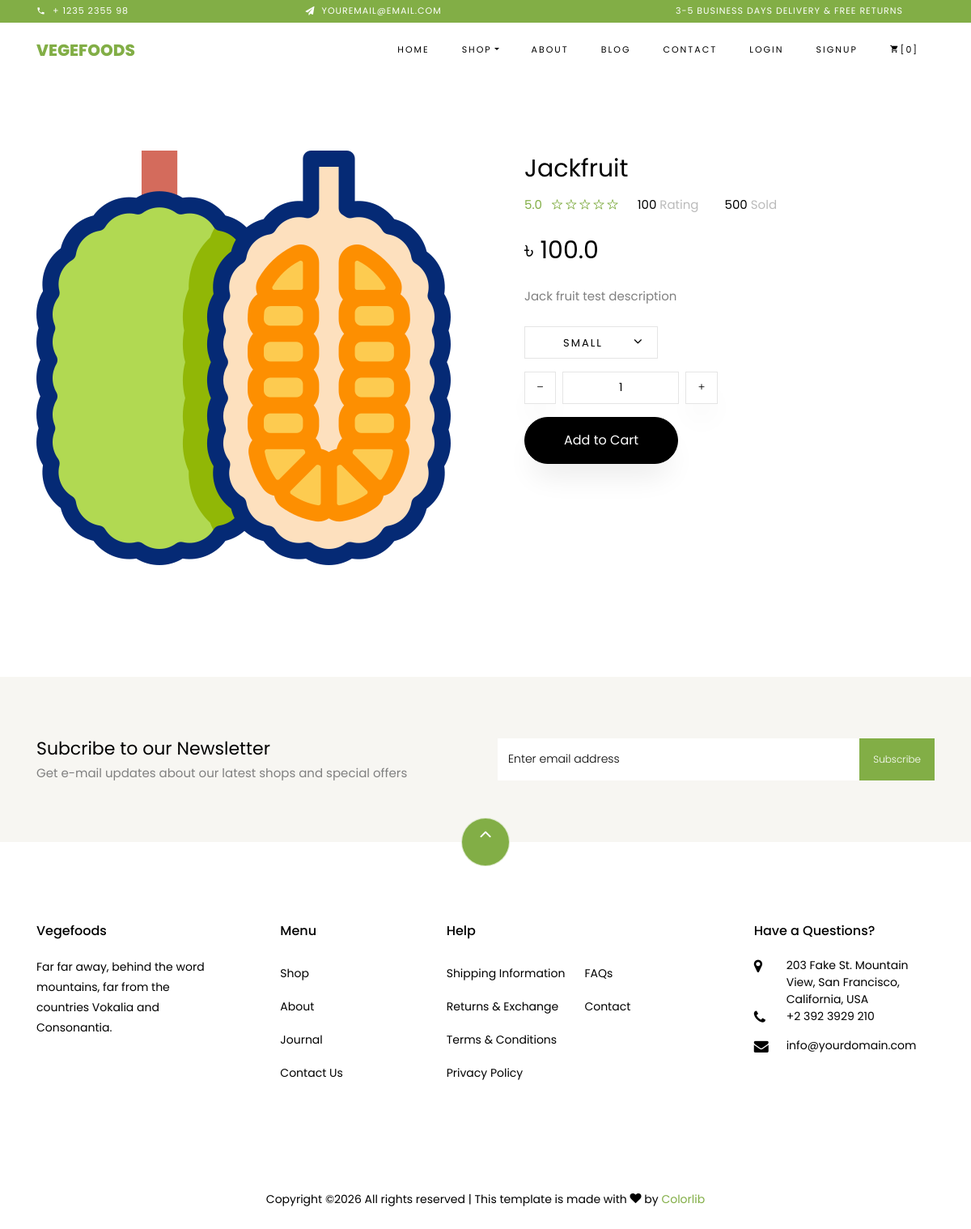
The app's page /fruit-details/3 with its own data.
### shop/models.py (models this page shows, shortened)
class Fruit(models.Model):
    title = models.CharField(max_length=200)
    selling_price = models.FloatField()
    discounted_price = models.FloatField()
    description = models.CharField(max_length=500)
    fruit_image = models.ImageField(upload_to='fruit-img')

### shop/views.py (the view)
# urls.py: path('fruit-details/<int:id>', views.FruitDetail.as_view(), name='fruit-detail'),
class FruitDetail(View):
    def get(self, request, id):
        fruit = Fruit.objects.get(id=id)
        return render(request, 'product-single.html', {'fruit': fruit})

### templates/product-single.html (shortened to what this page needs)
{% load static %}
<!DOCTYPE html>
<html lang="en">
<head>
    <link rel="stylesheet" href="{% static 'css/open-iconic-bootstrap.min.css' %}">
    <link rel="stylesheet" href="{% static 'css/animate.css' %}">
    <link rel="stylesheet" href="{% static 'css/owl.carousel.min.css' %}">
    <link rel="stylesheet" href="{% static 'css/owl.theme.default.min.css' %}">
    <link rel="stylesheet" href="{% static 'css/magnific-popup.css' %}">
    <link rel="stylesheet" href="{% static 'css/aos.css' %}">
    <link rel="stylesheet" href="{% static 'css/ionicons.min.css' %}">
    <link rel="stylesheet" href="{% static 'css/bootstrap-datepicker.css' %}">
    <link rel="stylesheet" href="{% static 'css/jquery.timepicker.css' %}">
    <link rel="stylesheet" href="{% static 'css/flaticon.css' %}">
    <link rel="stylesheet" href="{% static 'css/icomoon.css' %}">
    <link rel="stylesheet" href="{% static 'css/style.css' %}">
</head>
<body class="goto-here">
<div class="py-1 bg-primary">
    <div class="container">
        <div class="row no-gutters d-flex align-items-start align-items-center px-md-0">
            <div class="col-lg-12 d-block">
                <div class="row d-flex">
                    <div class="col-md pr-4 d-flex topper align-items-center">
                        <div class="icon mr-2 d-flex justify-content-center align-items-center"><span
                                class="icon-phone2"></span></div>
                        <span class="text">+ 1235 2355 98</span>
                    </div>
                    <div class="col-md pr-4 d-flex topper align-items-center">
                        <div class="icon mr-2 d-flex justify-content-center align-items-center"><span
                                class="icon-paper-plane"></span></div>
                        <span class="text">youremail@email.com</span>
                    </div>
                    <div class="col-md-5 pr-4 d-flex topper align-items-center text-lg-right">
                        <span class="text">3-5 Business days delivery &amp; Free Returns</span>
                    </div>
                </div>
            </div>
        </div>
    </div>
</div>
<nav class="navbar navbar-expand-lg navbar-dark ftco_navbar bg-dark ftco-navbar-light" id="ftco-navbar">
    <div class="container">
        <a class="navbar-brand" href="index.html">Vegefoods</a>
        <div class="collapse navbar-collapse" id="ftco-nav">
            <ul class="navbar-nav ml-auto">
                <li class="nav-item"><a href="index.html" class="nav-link">Home</a></li>
                <li class="nav-item active dropdown">
                    <a class="nav-link dropdown-toggle" href="#" id="dropdown04" data-toggle="dropdown"
                       aria-haspopup="true" aria-expanded="false">Shop</a>
                </li>
                <li class="nav-item"><a href="about.html" class="nav-link">About</a></li>
                <li class="nav-item"><a href="blog.html" class="nav-link">Blog</a></li>
                <li class="nav-item"><a href="contact.html" class="nav-link">Contact</a></li>
                {% if user.is_authenticated %}
                <li class="nav-item">
                    <form method="post" action="{% url 'logout' %}">
                        {% csrf_token %}
                        <button type="submit" class="nav-link">Logout</button>
                    </form>
                </li>
                {% else %}
                <li class="nav-item"><a href="{% url 'login' %}" class="nav-link">Login</a></li>
                <li class="nav-item"><a href="{% url 'signup' %}" class="nav-link">Signup</a></li>
                {% endif %}
                <li class="nav-item cta cta-colored"><a href="cart.html" class="nav-link"><span
                        class="icon-shopping_cart"></span>[0]</a></li>
            </ul>
        </div>
    </div>
</nav>
<section class="ftco-section">
    <div class="container">
        <div class="row">
            <div class="col-lg-6 mb-5 ftco-animate">
                <a href="{% static 'images/product-1.jpg' %}" class="image-popup"><img src="{{ fruit.fruit_image.url }}"
                                                                                       class="img-fluid"
                                                                                       alt="Colorlib Template"></a>
            </div>
            <div class="col-lg-6 product-details pl-md-5 ftco-animate">
                <h3>{{ fruit.title }}</h3>
                <div class="rating d-flex">
                    <p class="text-left mr-4">
                        <a href="#" class="mr-2">5.0</a>
                        <a href="#"><span class="ion-ios-star-outline"></span></a>
                        <a href="#"><span class="ion-ios-star-outline"></span></a>
                        <a href="#"><span class="ion-ios-star-outline"></span></a>
                        <a href="#"><span class="ion-ios-star-outline"></span></a>
                        <a href="#"><span class="ion-ios-star-outline"></span></a>
                    </p>
                    <p class="text-left mr-4">
                        <a href="#" class="mr-2" style="color: #000;">100 <span style="color: #bbb;">Rating</span></a>
                    </p>
                    <p class="text-left">
                        <a href="#" class="mr-2" style="color: #000;">500 <span style="color: #bbb;">Sold</span></a>
                    </p>
                </div>
                <p class="price"><span>৳ {{ fruit.discounted_price }}</span></p>
                <p>{{ fruit.description }}</p>
                <div class="row mt-4">
                    <div class="col-md-6">
                        <div class="form-group d-flex">
                            <div class="select-wrap">
                                <div class="icon"><span class="ion-ios-arrow-down"></span></div>
                                <select name="" id="" class="form-control">
                                    <option value="">Small</option>
                                </select>
                            </div>
                        </div>
                    </div>
                    <div class="input-group col-md-6 d-flex mb-3">
	             	<span class="input-group-btn mr-2">
	                	<button type="button" class="quantity-left-minus btn" data-type="minus" data-field="">
	                   <i class="ion-ios-remove"></i>
	                	</button>
	            		</span>
                        <input type="text" id="quantity" name="quantity" class="form-control input-number" value="1"
                               min="1" max="100">
                        <span class="input-group-btn ml-2">
	                	<button type="button" class="quantity-right-plus btn" data-type="plus" data-field="">
	                     <i class="ion-ios-add"></i>
	                 </button>
	             	</span>
                    </div>
                </div>
                <p><a href="cart.html" class="btn btn-black py-3 px-5">Add to Cart</a></p>
            </div>
        </div>
    </div>
</section>
<section class="ftco-section ftco-no-pt ftco-no-pb py-5 bg-light">
    <div class="container py-4">
        <div class="row d-flex justify-content-center py-5">
            <div class="col-md-6">
                <h2 style="font-size: 22px;" class="mb-0">Subcribe to our Newsletter</h2>
                <span>Get e-mail updates about our latest shops and special offers</span>
            </div>
            <div class="col-md-6 d-flex align-items-center">
                <form action="#" class="subscribe-form">
                    <div class="form-group d-flex">
                        <input type="text" class="form-control" placeholder="Enter email address">
                        <input type="submit" value="Subscribe" class="submit px-3">
                    </div>
                </form>
            </div>
        </div>
    </div>
</section>
<footer class="ftco-footer ftco-section">
    <div class="container">
        <div class="row">
            <div class="mouse">
                <a href="#" class="mouse-icon">
                    <div class="mouse-wheel"><span class="ion-ios-arrow-up"></span></div>
                </a>
            </div>
        </div>
        <div class="row mb-5">
            <div class="col-md">
                <div class="ftco-footer-widget mb-4">
                    <h2 class="ftco-heading-2">Vegefoods</h2>
                    <p>Far far away, behind the word mountains, far from the countries Vokalia and Consonantia.</p>
                    <ul class="ftco-footer-social list-unstyled float-md-left float-lft mt-5">
                    </ul>
                </div>
            </div>
            <div class="col-md">
                <div class="ftco-footer-widget mb-4 ml-md-5">
                    <h2 class="ftco-heading-2">Menu</h2>
                    <ul class="list-unstyled">
                        <li><a href="#" class="py-2 d-block">Shop</a></li>
                        <li><a href="#" class="py-2 d-block">About</a></li>
                        <li><a href="#" class="py-2 d-block">Journal</a></li>
                        <li><a href="#" class="py-2 d-block">Contact Us</a></li>
                    </ul>
                </div>
            </div>
            <div class="col-md-4">
                <div class="ftco-footer-widget mb-4">
                    <h2 class="ftco-heading-2">Help</h2>
                    <div class="d-flex">
                        <ul class="list-unstyled mr-l-5 pr-l-3 mr-4">
                            <li><a href="#" class="py-2 d-block">Shipping Information</a></li>
                            <li><a href="#" class="py-2 d-block">Returns &amp; Exchange</a></li>
                            <li><a href="#" class="py-2 d-block">Terms &amp; Conditions</a></li>
                            <li><a href="#" class="py-2 d-block">Privacy Policy</a></li>
                        </ul>
                        <ul class="list-unstyled">
                            <li><a href="#" class="py-2 d-block">FAQs</a></li>
                            <li><a href="#" class="py-2 d-block">Contact</a></li>
                        </ul>
                    </div>
                </div>
            </div>
            <div class="col-md">
                <div class="ftco-footer-widget mb-4">
                    <h2 class="ftco-heading-2">Have a Questions?</h2>
                    <div class="block-23 mb-3">
                        <ul>
                            <li><span class="icon icon-map-marker"></span><span class="text">203 Fake St. Mountain View, San Francisco, California, USA</span>
                            </li>
                            <li><a href="#"><span class="icon icon-phone"></span><span
                                    class="text">+2 392 3929 210</span></a></li>
                            <li><a href="#"><span class="icon icon-envelope"></span><span class="text">info@yourdomain.com</span></a>
                            </li>
                        </ul>
                    </div>
                </div>
            </div>
        </div>
        <div class="row">
            <div class="col-md-12 text-center">
                <p>
                    Copyright &copy;<script>document.write(new Date().getFullYear());</script>
                    All rights reserved | This template is made with <i class="icon-heart color-danger"
                                                                        aria-hidden="true"></i> by <a
                            href="https://colorlib.com" target="_blank">Colorlib</a>
                </p>
            </div>
        </div>
    </div>
</footer>
</body>
</html>

### static/css/icomoon.css (style rules this page uses)
[class^="icon-"], [class*=" icon-"] { font-family: 'icomoon' !important; speak: none; font-style: normal; font-weight: normal; font-variant: normal; text-transform: none; line-height: 1; -webkit-font-smoothing: antialiased; -moz-osx-font-smoothing: grayscale; }
.icon-heart:before { content: "\f004"; }
.icon-map-marker:before { content: "\f041"; }
.icon-phone:before { content: "\f095"; }
.icon-envelope:before { content: "\f0e0"; }
.icon-paper-plane:before { content: "\f1d8"; }
.icon-phone2:before { content: "\e0cd"; }
.icon-shopping_cart:before { content: "\e8cc"; }

### records on screen
Fruit: fruit_image (picture), title "Jackfruit", discounted_price "100.0", description "Jack fruit test description"
